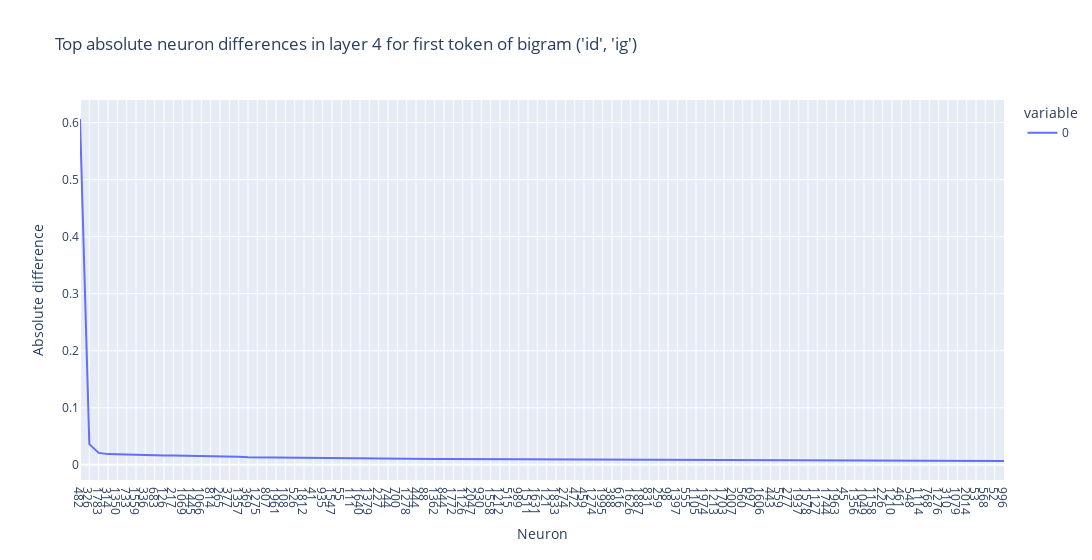
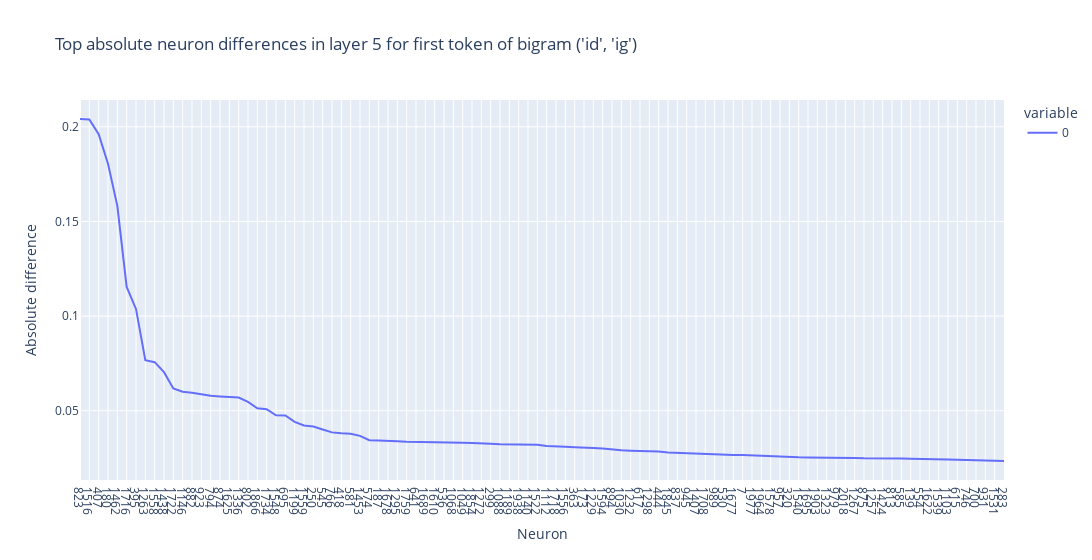
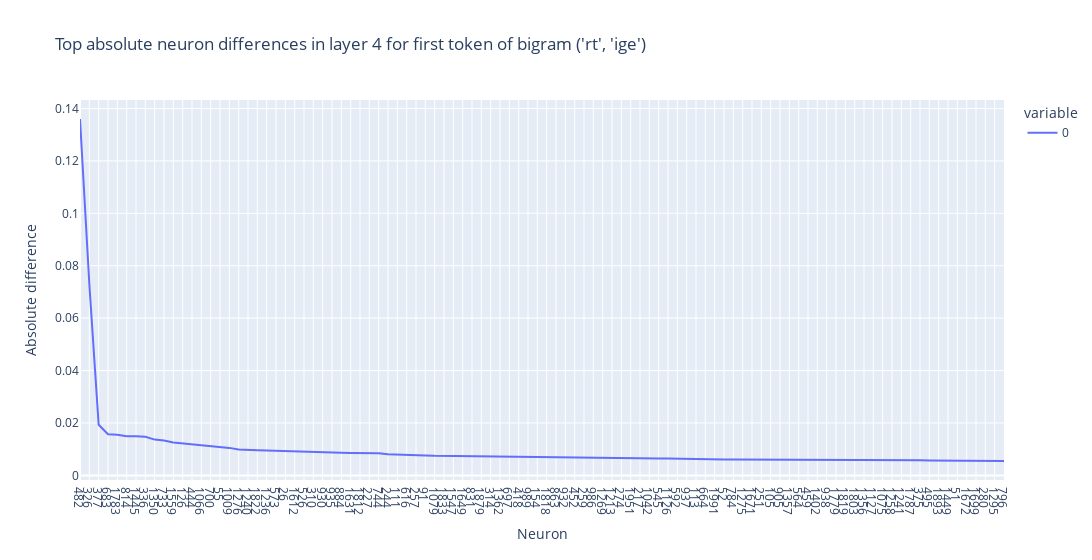
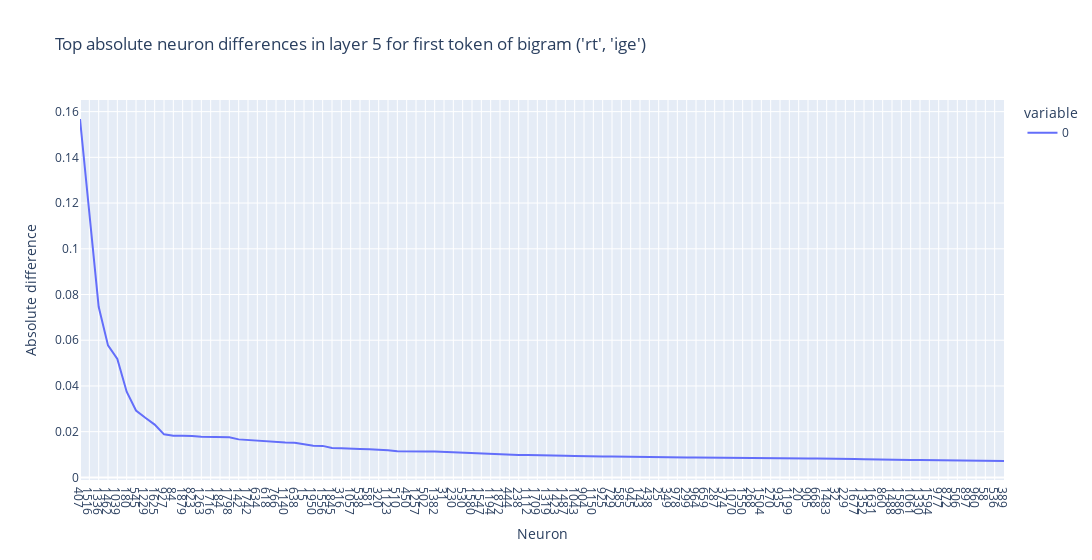

The notebook cell these images were saved under, in order:
### Code cell
bigram_diff = np.array([])

for key, value in prompts.items():
    for layer_to_cache in [4, 5]:
        difference = get_ablated_mlp_difference(value, model, fwd_hooks=fwd_hooks, layer_to_cache=layer_to_cache)
        bigram_diff = difference
        sorted_differences, sorted_neurons = torch.topk(difference.abs(), len(difference), largest=True)
        # fig = px.histogram(difference.cpu().numpy(), title=f"Difference in layer {layer_to_cache} neuron activations between original and ablated <br> German context neuron with the bigram {key}", width=800)
        line(sorted_differences.cpu().numpy()[:100], xlabel="Neuron", ylabel="Absolute difference", xticks=sorted_neurons.cpu().tolist()[:100], title=f"Top absolute neuron differences in layer {layer_to_cache} for first token of bigram {key}", width=1400)
